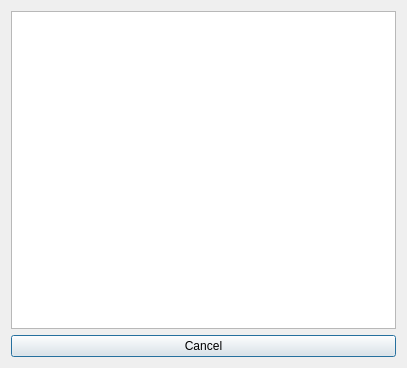
<?xml version="1.0" encoding="UTF-8"?>
<ui version="4.0">
 <class>PackagesDialog</class>
 <widget class="QDialog" name="PackagesDialog">
  <property name="geometry">
   <rect>
    <x>0</x>
    <y>0</y>
    <width>407</width>
    <height>368</height>
   </rect>
  </property>
  <property name="windowTitle">
   <string>Dialog</string>
  </property>
  <layout class="QVBoxLayout" name="verticalLayout">
   <item>
    <widget class="QListWidget" name="packagesList"/>
   </item>
   <item>
    <widget class="QPushButton" name="cancelButton">
     <property name="text">
      <string>Cancel</string>
     </property>
    </widget>
   </item>
  </layout>
 </widget>
 <resources/>
 <connections/>
</ui>
